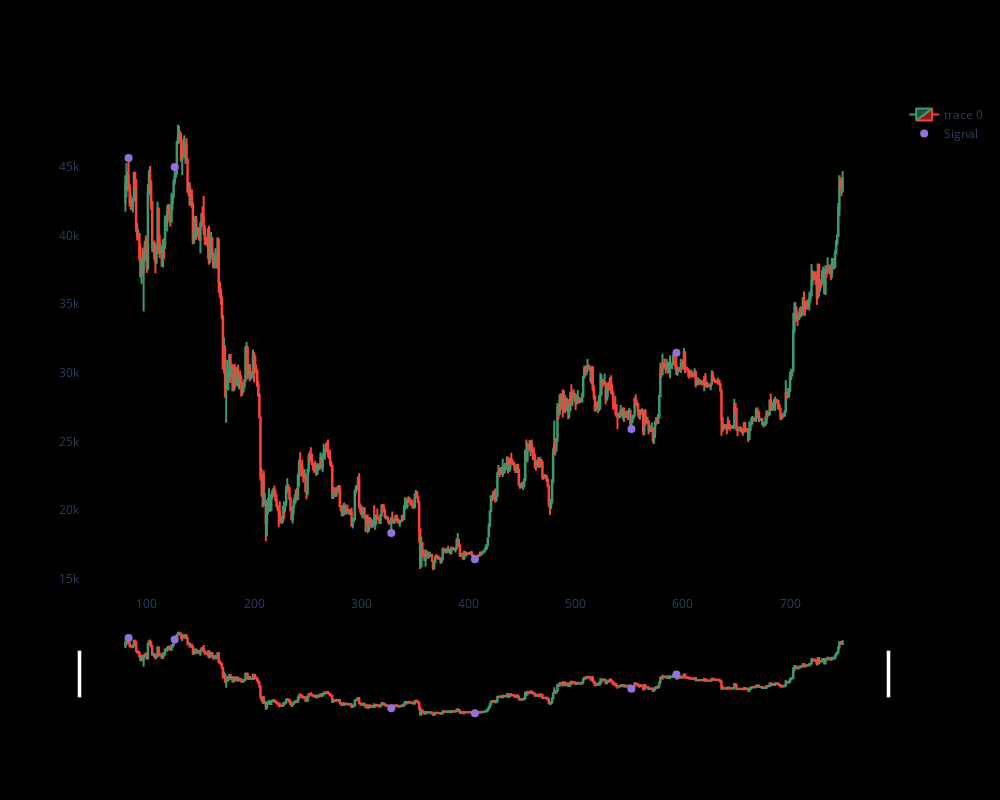

The notebook cell this image was saved under:
### Code cell
data['pointpos'] = data.apply(lambda row: pointpos(row,"signal"), axis=1)
plot_with_signal(data[80:750])

### Figure 1 — Plotly figure (JSON) as saved in the notebook; plotly's stock layout.template omitted (floating-point values rounded to 4 significant figures; data arrays with more than 128 entries replaced by an {"elided": "..."} marker saying what was removed)
{"data": [{"close": {"elided": "670 float values"}, "high": {"elided": "670 float values"}, "low": {"elided": "670 float values"}, "open": {"elided": "670 float values"}, "type": "candlestick", "x": {"elided": "670 int values"}}, {"marker": {"color": "MediumPurple", "size": 8}, "mode": "markers", "name": "Signal", "type": "scatter", "x": {"elided": "670 int values"}, "y": {"elided": "670 float values"}}], "layout": {"autosize": false, "height": 800, "paper_bgcolor": "black", "plot_bgcolor": "black", "width": 1000, "xaxis": {"gridcolor": "black"}, "yaxis": {"gridcolor": "black"}}}
